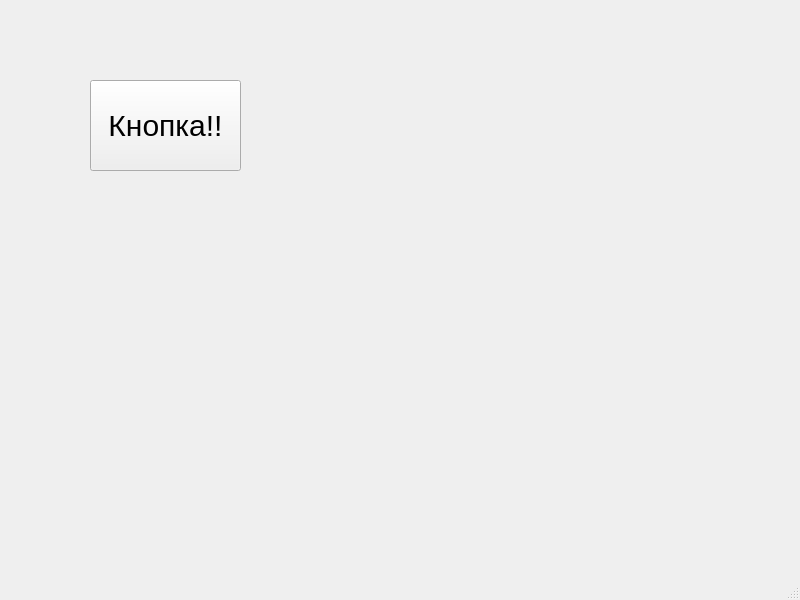
<?xml version="1.0" encoding="UTF-8"?>
<ui version="4.0">
 <class>MainWindow</class>
 <widget class="QMainWindow" name="MainWindow">
  <property name="geometry">
   <rect>
    <x>0</x>
    <y>0</y>
    <width>800</width>
    <height>600</height>
   </rect>
  </property>
  <property name="windowTitle">
   <string>MainWindow</string>
  </property>
  <widget class="QWidget" name="centralwidget">
   <widget class="QPushButton" name="pushButton">
    <property name="geometry">
     <rect>
      <x>90</x>
      <y>80</y>
      <width>151</width>
      <height>91</height>
     </rect>
    </property>
    <property name="styleSheet">
     <string notr="true">font-size: 30px;</string>
    </property>
    <property name="text">
     <string>Кнопка!!</string>
    </property>
   </widget>
  </widget>
  <widget class="QMenuBar" name="menubar">
   <property name="geometry">
    <rect>
     <x>0</x>
     <y>0</y>
     <width>800</width>
     <height>21</height>
    </rect>
   </property>
  </widget>
  <widget class="QStatusBar" name="statusbar"/>
 </widget>
 <resources/>
 <connections/>
</ui>
